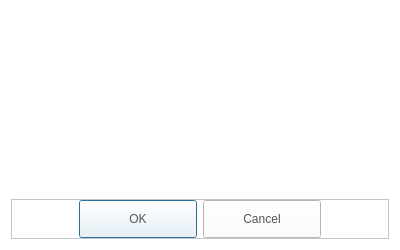
<?xml version="1.0" encoding="UTF-8"?>
<ui version="4.0">
 <class>CommonDialog</class>
 <widget class="QDialog" name="CommonDialog">
  <property name="geometry">
   <rect>
    <x>0</x>
    <y>0</y>
    <width>400</width>
    <height>250</height>
   </rect>
  </property>
  <property name="minimumSize">
   <size>
    <width>300</width>
    <height>150</height>
   </size>
  </property>
  <property name="windowTitle">
   <string/>
  </property>
  <property name="styleSheet">
   <string notr="true">QLabel
{
	color: rgb(84, 84, 84);
	font: 14pt &quot;Segoe UI&quot;;
}
QPushButton
{
	color: rgb(84, 84, 84);
	font: 14pt &quot;Segoe UI&quot;;
}
QWidget
{
	background-color: rgb(255, 255, 255);
}</string>
  </property>
  <layout class="QGridLayout" name="gridLayout_2">
   <item row="0" column="0">
    <widget class="QScrollArea" name="scrollArea">
     <property name="styleSheet">
      <string notr="true">QScrollArea
{
  border: 0px solid #ffffff;
}
</string>
     </property>
     <property name="widgetResizable">
      <bool>true</bool>
     </property>
     <widget class="QWidget" name="scrollAreaWidgetContents">
      <property name="geometry">
       <rect>
        <x>0</x>
        <y>0</y>
        <width>382</width>
        <height>194</height>
       </rect>
      </property>
      <layout class="QGridLayout" name="gridLayout_3">
       <item row="0" column="0">
        <widget class="QLabel" name="labelContent">
         <property name="alignment">
          <set>Qt::AlignCenter</set>
         </property>
         <property name="wordWrap">
          <bool>true</bool>
         </property>
        </widget>
       </item>
      </layout>
     </widget>
    </widget>
   </item>
   <item row="1" column="0">
    <widget class="QFrame" name="frame">
     <property name="frameShape">
      <enum>QFrame::StyledPanel</enum>
     </property>
     <property name="frameShadow">
      <enum>QFrame::Raised</enum>
     </property>
     <layout class="QHBoxLayout" name="horizontalLayout">
      <property name="leftMargin">
       <number>0</number>
      </property>
      <property name="topMargin">
       <number>0</number>
      </property>
      <property name="rightMargin">
       <number>0</number>
      </property>
      <property name="bottomMargin">
       <number>0</number>
      </property>
      <item>
       <spacer name="horizontalSpacer">
        <property name="orientation">
         <enum>Qt::Horizontal</enum>
        </property>
        <property name="sizeHint" stdset="0">
         <size>
          <width>40</width>
          <height>20</height>
         </size>
        </property>
       </spacer>
      </item>
      <item>
       <widget class="QPushButton" name="btnOK">
        <property name="styleSheet">
         <string notr="true">QPushButton
{
	border-image: url(&quot;:/resource/audiocd-popup-btn110-ok-n.png&quot;);
	width: 110px;
	height: 30px;
	color: rgb(84, 84, 84)
}

QPushButton:hover
{
 	border-image: url(&quot;:/resource/audiocd-popup-btn110-ok-h.png&quot;);
	width: 110px;
	height: 30px;	
	color: rgb(255, 255, 255)
}</string>
        </property>
        <property name="text">
         <string>OK</string>
        </property>
       </widget>
      </item>
      <item>
       <widget class="QPushButton" name="btnCancel">
        <property name="styleSheet">
         <string notr="true">QPushButton
{
	border-image: url(&quot;:/resource/audiocd-popup-btn110-ok-n.png&quot;);
	width: 110px;
	height: 30px;
	color: rgb(84, 84, 84)
}

QPushButton:hover
{
 	border-image: url(&quot;:/resource/audiocd-popup-btn110-ok-h.png&quot;);
	width: 110px;
	height: 30px;	
	color: rgb(255, 255, 255)
}</string>
        </property>
        <property name="text">
         <string>Cancel</string>
        </property>
       </widget>
      </item>
      <item>
       <spacer name="horizontalSpacer_2">
        <property name="orientation">
         <enum>Qt::Horizontal</enum>
        </property>
        <property name="sizeHint" stdset="0">
         <size>
          <width>40</width>
          <height>20</height>
         </size>
        </property>
       </spacer>
      </item>
     </layout>
    </widget>
   </item>
  </layout>
 </widget>
 <resources/>
 <connections/>
</ui>
